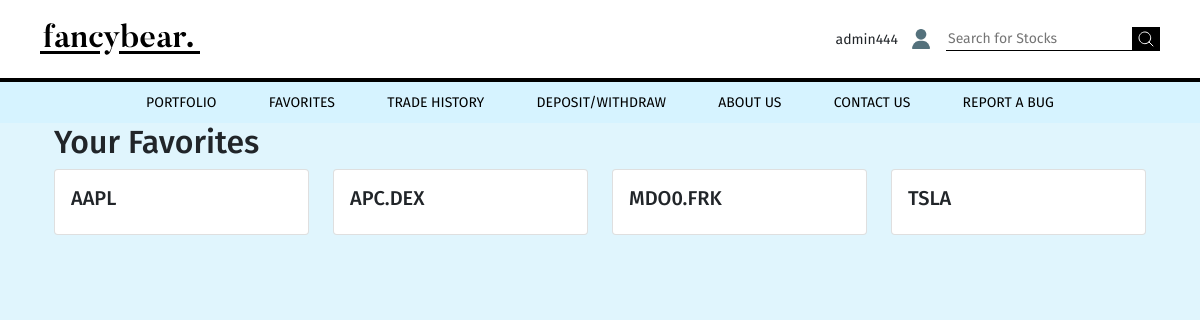
/favorites/ (signed in), run on an earlier commit of the app's database.
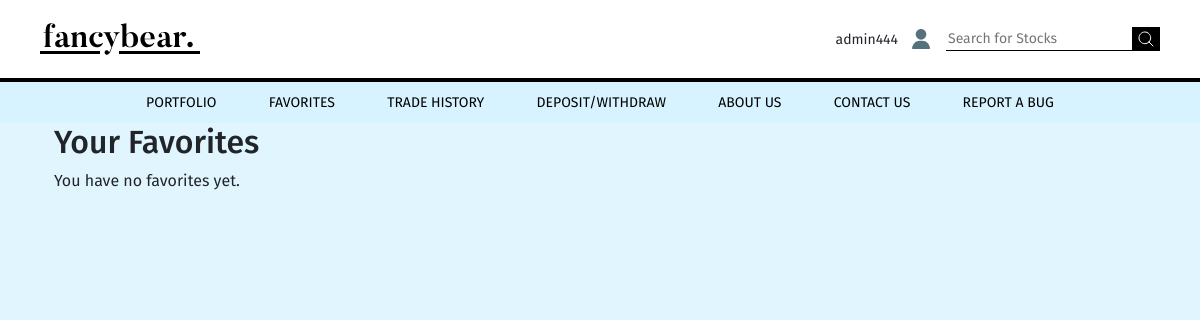
And on a later commit of the database.
### favorites/models.py (models this page shows)
class Favorite(models.Model):
    user = models.ForeignKey(User, blank=True, null=True, on_delete=models.SET_NULL)
    stock = models.CharField(primary_key=True, max_length=5)
    class Meta:
        unique_together = ('user', 'stock')

### favorites/views.py (the view)
# urls.py: path('favorites/', favorites_view, name='favorites'),
@login_required
def favorites_view(request):
    favorites = Favorite.objects.filter(user=request.user)
    return render(request, 'favorites.html', {'favorites': favorites})

### stocks/forms.py
class SearchForm(forms.Form):
    query = forms.CharField(label='Search')

### stocks/context_processors.py (called while the page is built)
def search_form(request):
    return {'search_form': SearchForm()}

### templates/favorites.html (shortened to what this page needs)
{% extends 'base.html' %}
{% load static %}
{% block content %}
<div class="container">
  <h2>Your Favorites</h2>
  <div class="row">
    {% for favorite in favorites %}
    <div class="col-md-3">
      <div class="card mb-3">
        <div class="card-body">
          <a href="{% url 'stock_details' favorite.stock %}" style="text-decoration:none; color:inherit;">
            <h5 class="card-title">{{ favorite.stock }}</h5>
          </a>
          </div>
        </div>
    </div>
    {% empty %}
      <p>You have no favorites yet.</p>
    {% endfor %}
  </div>
</div>
{% endblock %}

What changed in the data, as far as the page shows it:
removed Favorite: stock "AAPL"
removed Favorite: stock "APC.DEX"
removed Favorite: stock "MDO0.FRK"
removed Favorite: stock "TSLA"
Also different on the page:
text now shown: "You have no favorites yet."
